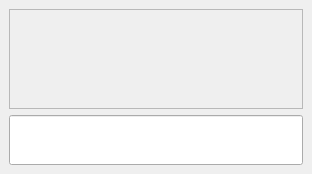
<ui version="4.0" >
 <class>TrabajadoresBase</class>
 <widget class="QWidget" name="TrabajadoresBase" >
  <property name="geometry" >
   <rect>
    <x>0</x>
    <y>0</y>
    <width>312</width>
    <height>174</height>
   </rect>
  </property>
  <property name="windowTitle" >
   <string>Form</string>
  </property>
  <layout class="QVBoxLayout" >
   <property name="margin" >
    <number>9</number>
   </property>
   <property name="spacing" >
    <number>6</number>
   </property>
   <item>
    <widget class="QFrame" name="mui_frame" >
     <property name="frameShape" >
      <enum>QFrame::StyledPanel</enum>
     </property>
     <property name="frameShadow" >
      <enum>QFrame::Raised</enum>
     </property>
    </widget>
   </item>
   <item>
    <widget class="QLineEdit" name="mui_password" >
     <property name="font" >
      <font>
       <pointsize>28</pointsize>
       <weight>75</weight>
       <bold>true</bold>
      </font>
     </property>
     <property name="echoMode" >
      <enum>QLineEdit::PasswordEchoOnEdit</enum>
     </property>
    </widget>
   </item>
  </layout>
 </widget>
 <resources/>
 <connections/>
</ui>
